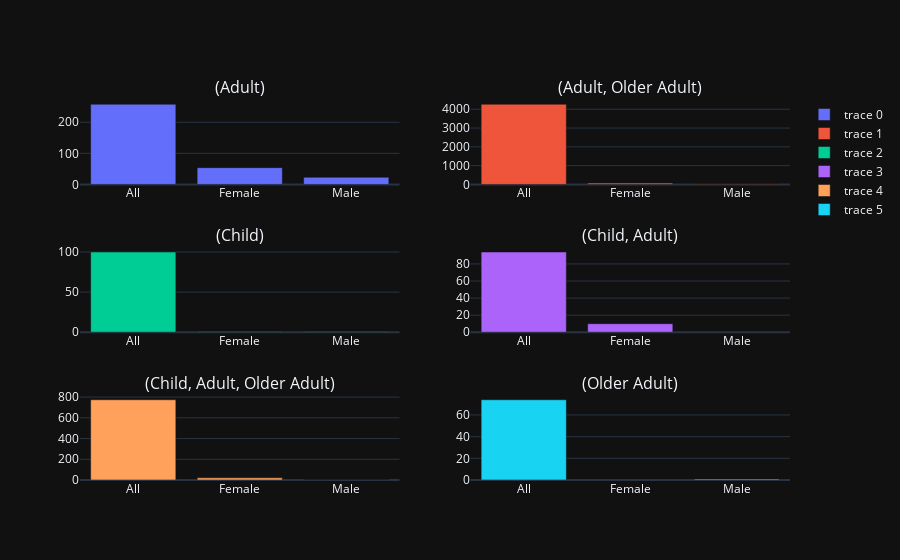

The cell this chart's notebook holds for it:
### Code cell
from plotly.subplots import make_subplots
i=0
fig = make_subplots(rows=3, cols=2, subplot_titles=list(gender.index))
for row in range(1,4):
    for col in range(1,3):
        dt = gender.iloc[i]
        fig.add_trace(go.Bar(x=dt.Gender.index,y=dt.Gender.values),row = row, col = col)    
        fig.update_layout(template='plotly_dark')
        i+=1

fig

### Figure 1 — Plotly figure (JSON) as saved in the notebook; plotly's stock layout.template omitted (floating-point values rounded to 4 significant figures)
{"data": [{"type": "bar", "x": ["All", "Female", "Male"], "xaxis": "x", "y": [258, 54, 23], "yaxis": "y"}, {"type": "bar", "x": ["All", "Female", "Male"], "xaxis": "x2", "y": [4267, 76, 18], "yaxis": "y2"}, {"type": "bar", "x": ["All", "Female", "Male"], "xaxis": "x3", "y": [100, 1, 1], "yaxis": "y3"}, {"type": "bar", "x": ["All", "Female", "Male"], "xaxis": "x4", "y": [94, 10, null], "yaxis": "y4"}, {"type": "bar", "x": ["All", "Female", "Male"], "xaxis": "x5", "y": [774, 21, 1], "yaxis": "y5"}, {"type": "bar", "x": ["All", "Female", "Male"], "xaxis": "x6", "y": [74, null, 1], "yaxis": "y6"}], "layout": {"annotations": [{"font": {"size": 16}, "showarrow": false, "text": "(Adult)", "x": 0.225, "xanchor": "center", "xref": "paper", "y": 1, "yanchor": "bottom", "yref": "paper"}, {"font": {"size": 16}, "showarrow": false, "text": "(Adult, Older Adult)", "x": 0.775, "xanchor": "center", "xref": "paper", "y": 1, "yanchor": "bottom", "yref": "paper"}, {"font": {"size": 16}, "showarrow": false, "text": "(Child)", "x": 0.225, "xanchor": "center", "xref": "paper", "y": 0.6111, "yanchor": "bottom", "yref": "paper"}, {"font": {"size": 16}, "showarrow": false, "text": "(Child, Adult)", "x": 0.775, "xanchor": "center", "xref": "paper", "y": 0.6111, "yanchor": "bottom", "yref": "paper"}, {"font": {"size": 16}, "showarrow": false, "text": "(Child, Adult, Older Adult)", "x": 0.225, "xanchor": "center", "xref": "paper", "y": 0.2222, "yanchor": "bottom", "yref": "paper"}, {"font": {"size": 16}, "showarrow": false, "text": "(Older Adult)", "x": 0.775, "xanchor": "center", "xref": "paper", "y": 0.2222, "yanchor": "bottom", "yref": "paper"}], "xaxis": {"anchor": "y", "domain": [0, 0.45]}, "xaxis2": {"anchor": "y2", "domain": [0.55, 1]}, "xaxis3": {"anchor": "y3", "domain": [0, 0.45]}, "xaxis4": {"anchor": "y4", "domain": [0.55, 1]}, "xaxis5": {"anchor": "y5", "domain": [0, 0.45]}, "xaxis6": {"anchor": "y6", "domain": [0.55, 1]}, "yaxis": {"anchor": "x", "domain": [0.7778, 1]}, "yaxis2": {"anchor": "x2", "domain": [0.7778, 1]}, "yaxis3": {"anchor": "x3", "domain": [0.3889, 0.6111]}, "yaxis4": {"anchor": "x4", "domain": [0.3889, 0.6111]}, "yaxis5": {"anchor": "x5", "domain": [0, 0.2222]}, "yaxis6": {"anchor": "x6", "domain": [0, 0.2222]}}}
